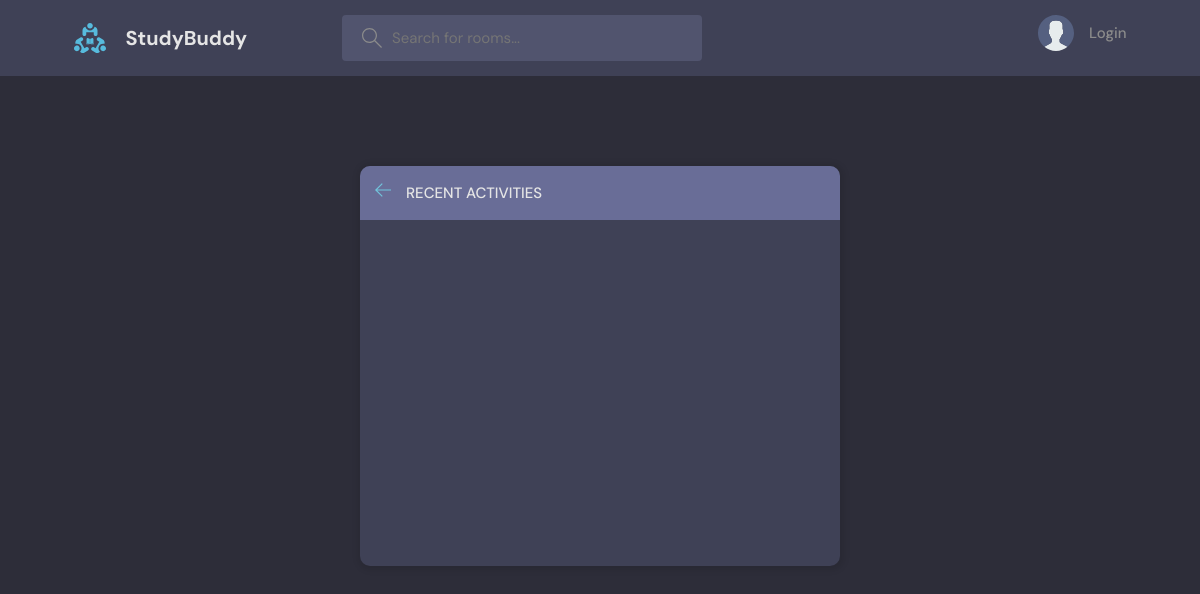
The page /activityPage on the database as committed earlier.
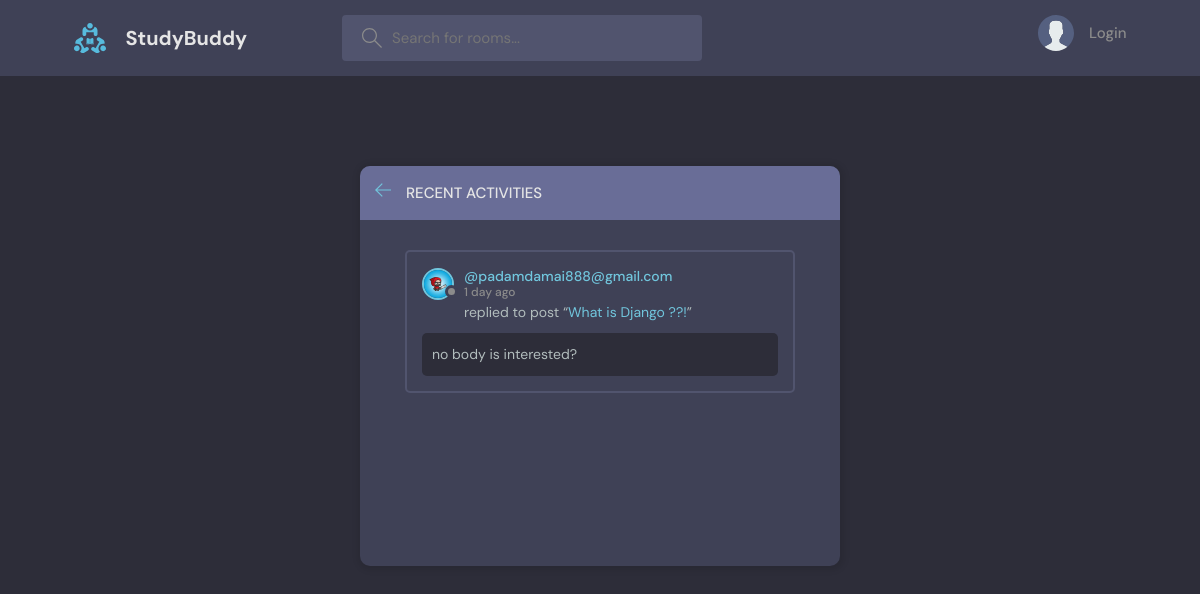
The same page on the database as committed later.
### base/models.py (models this page shows, shortened)
class Message(models.Model):
    user = models.ForeignKey(User,on_delete = models.CASCADE)
    room = models.ForeignKey(Room,on_delete=models.CASCADE) #0n_delete= models.CASCADE =>means all the child messages will be deleted
    body= models.TextField()
    updated = models.DateField(auto_now = True)
    created = models.DateTimeField(auto_now_add = True)
    class Meta:
        ordering = ['-updated','-created']

class User(AbstractUser):
    name = models.CharField(max_length=200,null=True)
    email = models.EmailField(unique=True)
    bio = models.TextField(null=True)
    avatar = models.ImageField(null=True,default="avatar.svg")
    USERNAME_FIELD = 'email'
    REQUIRED_FIELDS = []

class Room(models.Model):
    host = models.ForeignKey(User,on_delete = models.SET_NULL,null = True)
    topic = models.ForeignKey(Topic,on_delete = models.SET_NULL,null = True)
    name = models.CharField(max_length=200)
    description = models.TextField(null= True,blank = True) #null= true or black= true -- means it cannot be null and black
    participants = models.ManyToManyField(User,related_name='participants' ,blank=True)
    updated = models.DateTimeField(auto_now = True)#it take timestamp everytime whenever updated
    created = models.DateTimeField(auto_now_add = True) #it takes timestapm at the beginning only
    class Meta:
        ordering = ['-updated','-created'] # (-) will make the ordering of lettest item at beginning
    def __str__(self):
        return self.name

### base/views.py (the view)
# urls.py: path('activityPage',views.activityPage,name='activityPage'),
def activityPage(request):
    room_messages = Message.objects.all()
    return render(request,'base/activity.html',{'room_messages':room_messages})

### base/templates/base/activity.html (shortened to what this page needs)
{% extends 'main.html' %}
{% block content %}
    <main class="layout">
      <div class="container">
        <div class="layout__box">
          <div class="layout__boxHeader">
            <div class="layout__boxTitle">
              <a href="{% url 'home' %}">
                <svg version="1.1" xmlns="http://www.w3.org/2000/svg" width="32" height="32" viewBox="0 0 32 32">
                  <title>arrow-left</title>
                  <path
                    d="M13.723 2.286l-13.723 13.714 13.719 13.714 1.616-1.611-10.96-10.96h27.625v-2.286h-27.625l10.965-10.965-1.616-1.607z"
                  ></path>
                </svg>
              </a>
              <h3>Recent Activities</h3>
            </div>
          </div>
          <div class="activities-page layout__body">
            {% for message in room_messages %}
            <div class="activities__box">
              <div class="activities__boxHeader roomListRoom__header">
                <a href=" {% url 'userProfile' message.user.id %}" class="roomListRoom__author">
                  <div class="avatar avatar--small">
                    <img src="{{message.user.avatar.url}}" />
                  </div>
                  <p>
                    @{{message.user}}
                    <span>{{message.created|timesince}} ago</span>
                  </p>
                </a>
              </div>
              <div class="activities__boxContent">
                <p>replied to post “<a href="{% url 'room' message.room.id %}">{{message.room}}!</a>”</p>
                <div class="activities__boxRoomContent">
                 {{message.body}}
                </div>
              </div>
            </div>
            {% endfor %}
          </div>
        </div>
      </div>
    </main>
{% endblock content %}

### templates/main.html (shortened to what this page needs)
<!DOCTYPE html>
{% load static %}
<html lang="en">
  <head>
    <link rel="stylesheet" href="{% static 'style/style.css' %}" />
  </head>
  <body>
    {% include 'navbar.html' %}
    {% block content%}
    {% endblock %}
  </body>
</html>

### templates/navbar.html (shortened to what this page needs)
{% load static %}
<header class="header header--loggedIn">
    <div class="container">
      <a href="{% url 'home' %}" class="header__logo">
        <img src="{% static  'images/logo.svg' %}" />
        <h1>StudyBuddy</h1>
      </a>
      <form class="header__search" method="GET" action="{% url 'home' %}">
        <label>
          <input name="q" placeholder="Search for rooms..." />
        </label>
      </form>
      <nav class="header__menu">
        {% if request.user.is_authenticated %}
        <div class="header__user">
          <a href="{% url 'update-user' %}">
            <div class="avatar avatar--medium active">
              <img src="{{request.user.avatar.url}}" />
            </div>
            <p>{{request.user.username}}<span>@{{request.user.username}}</span></p>
          </a>
          <button class="dropdown-button">
            <svg version="1.1" xmlns="http://www.w3.org/2000/svg" width="32" height="32" viewBox="0 0 32 32">
              <title>chevron-down</title>
              <path d="M16 21l-13-13h-3l16 16 16-16h-3l-13 13z"></path>
            </svg>
          </button>
        </div>
        {% else %}
        <a href="{% url 'login_page' %}">
          <img src="{% static 'images/avatar.svg' %}" />
          <p>Login</p>
        </a>
        {% endif %}
      </nav>
    </div>
  </header>

### static/style/style.css (style rules this page uses)
:root { --color-main: #71c6dd; --color-main-light: #e1f6fb; --color-dark: #3f4156; --color-dark-medium: #51546e; --color-dark-light: #696d97; --color-light: #e5e5e5; --color-gray: #8b8b8b; --color-light-gray: #b2bdbd; --color-bg: #2d2d39; --color-success: #5dd693; --color-error: #fc4b0b; }
* { font-family: "DM Sans", -apple-system, BlinkMacSystemFont, "Segoe UI", Roboto, Oxygen, Ubuntu, Cantarell, "Open Sans", "Helvetica Neue", sans-serif; margin: 0; padding: 0; box-sizing: border-box; text-rendering: optimizeLegibility; font-size: inherit; }
html { font-size: 56.25%; }
@media only screen and (min-width: 1200px) { html { font-size: 62.5%; } }
body { line-height: 1.6; font-weight: 400; font-size: 1.5rem; color: var(--color-light-gray); background-color: var(--color-bg); min-height: 100vh; }
img { width: 100%; }
a { display: inline-block; color: var(--color-main); text-decoration: none; }
.container { max-width: 120rem; width: 90%; margin: auto; }
.avatar { position: relative; display: inline-block; border-radius: 50%; border: 2px solid var(--color-main); }
.avatar img { display: block; border-radius: 50%; object-fit: cover; object-position: center; }
.avatar::after { content: ""; display: block; position: absolute; background-color: var(--color-gray); z-index: 111; border-radius: 50%; border: 0.3rem solid var(--color-dark); }
.avatar.avatar--small img { width: 2.8rem; height: 2.8rem; }
.avatar.avatar--small:after { width: 0.7rem; height: 0.7rem; bottom: 0px; right: -6px; }
.header { padding: 1.5rem; background-color: var(--color-dark); }
.header > .container { display: flex; gap: 9.5rem; }
.header__logo, .header__user { display: flex; gap: 2rem; align-items: center; }
.header__logo > img { height: 3.2rem; width: 3.2rem; }
.header__logo > h1 { font-weight: 700; font-size: 2rem; color: var(--color-light); }
.header__search > label { background-color: var(--color-dark-medium); padding: 1.3rem 1rem; display: flex; align-items: center; gap: 1rem; border-radius: 4px; }
.header__search svg { fill: var(--color-gray); width: 2rem; height: 2rem; margin-left: 1rem; }
.header__search input { width: 30rem; background: transparent; border: none; outline: none; color: var(--color-light); }
.header__menu { margin-left: auto; position: relative; }
.header__menu a { display: flex; gap: 1.5rem; align-items: center; font-weight: 500; text-decoration: none; color: var(--color-gray); }
.header__menu img { height: 3.6rem; }
.header__menu p { line-height: 1.2; }
.layout { margin-top: 2.4rem; }
.layout > .container { display: flex; justify-content: space-between; align-items: flex-start; }
.layout__box { width: 90%; max-width: 48rem; min-height: 40rem; position: absolute; top: 35rem; left: 50%; transform: translate(-50%, -46%); background-color: var(--color-dark); border-radius: 1rem; box-shadow: 1px 1px 6px 3px rgba(0, 0, 0, 0.1); overflow: hidden; }
.layout__boxHeader { display: flex; padding: 1.5rem; background-color: var(--color-dark-light); }
.layout__boxTitle { display: flex; gap: 1.5rem; align-items: center; }
.layout__boxTitle h3 { text-transform: uppercase; font-weight: 500; color: var(--color-light); }
.layout__boxTitle svg { width: 1.6rem; height: 1.6rem; fill: var(--color-main); }
.layout__body { margin: 3rem; }
.roomListRoom__header { display: flex; justify-content: space-between; align-items: center; }
.roomListRoom__author { font-weight: 500; display: flex; align-items: center; gap: 1rem; }
.activities__box { margin: 1.5rem; padding: 1.5rem; border: 2px solid var(--color-dark-medium); border-radius: 5px; }
.activities__boxHeader p { font-size: 1.4rem; line-height: 1.3; }
.activities__boxHeader p span { color: var(--color-gray); font-size: 1.2rem; display: block; }
.activities__boxContent { margin-left: 4.2rem; }
.activities__boxContent { font-size: 1.4rem; }
.activities__boxRoomContent { background: var(--color-bg); padding: 1rem; border-radius: 5px; margin-top: 1rem; margin-left: -4.2rem; }

Rows that differ between the two databases and show on the page:
added Message: user.avatar (picture), user "padamdamai888@gmail.com", created "1 day", room "What is Django ??", body "no body is interested?"
